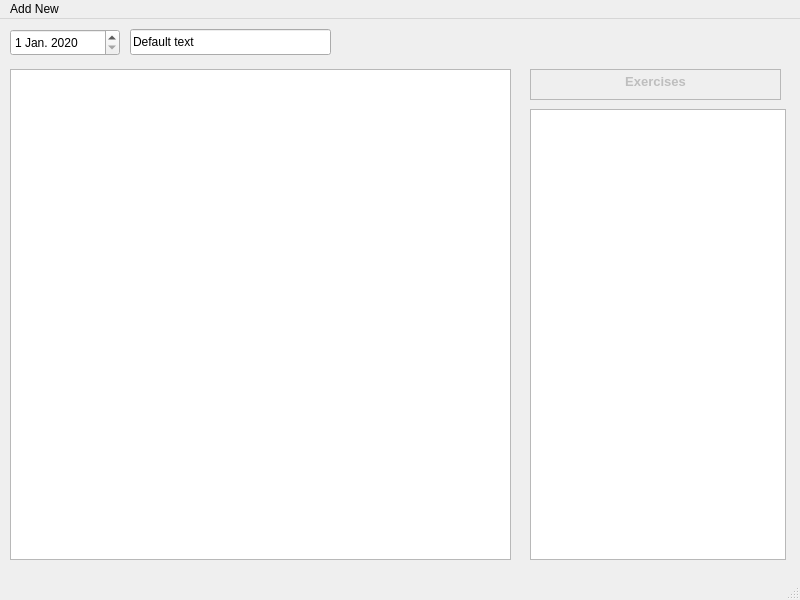
<?xml version="1.0" encoding="UTF-8"?>
<ui version="4.0">
 <class>MainWindow</class>
 <widget class="QMainWindow" name="MainWindow">
  <property name="geometry">
   <rect>
    <x>0</x>
    <y>0</y>
    <width>800</width>
    <height>600</height>
   </rect>
  </property>
  <property name="windowTitle">
   <string>MainWindow</string>
  </property>
  <widget class="QWidget" name="centralwidget">
   <widget class="QDateEdit" name="dateSearch">
    <property name="geometry">
     <rect>
      <x>10</x>
      <y>10</y>
      <width>110</width>
      <height>27</height>
     </rect>
    </property>
    <property name="locale">
     <locale language="German" country="Germany"/>
    </property>
    <property name="dateTime">
     <datetime>
      <hour>0</hour>
      <minute>0</minute>
      <second>0</second>
      <year>2020</year>
      <month>1</month>
      <day>1</day>
     </datetime>
    </property>
   </widget>
   <widget class="QTableView" name="tableHistory">
    <property name="geometry">
     <rect>
      <x>10</x>
      <y>50</y>
      <width>501</width>
      <height>491</height>
     </rect>
    </property>
   </widget>
   <widget class="QLineEdit" name="lineEdit">
    <property name="geometry">
     <rect>
      <x>130</x>
      <y>10</y>
      <width>201</width>
      <height>26</height>
     </rect>
    </property>
    <property name="text">
     <string>Default text</string>
    </property>
   </widget>
   <widget class="QListWidget" name="listExercises">
    <property name="enabled">
     <bool>true</bool>
    </property>
    <property name="geometry">
     <rect>
      <x>530</x>
      <y>90</y>
      <width>256</width>
      <height>451</height>
     </rect>
    </property>
   </widget>
   <widget class="QTextEdit" name="textEdit">
    <property name="enabled">
     <bool>false</bool>
    </property>
    <property name="geometry">
     <rect>
      <x>530</x>
      <y>50</y>
      <width>251</width>
      <height>31</height>
     </rect>
    </property>
    <property name="html">
     <string>&lt;!DOCTYPE HTML PUBLIC &quot;-//W3C//DTD HTML 4.0//EN&quot; &quot;http://www.w3.org/TR/REC-html40/strict.dtd&quot;&gt;
&lt;html&gt;&lt;head&gt;&lt;meta name=&quot;qrichtext&quot; content=&quot;1&quot; /&gt;&lt;style type=&quot;text/css&quot;&gt;
p, li { white-space: pre-wrap; }
&lt;/style&gt;&lt;/head&gt;&lt;body style=&quot; font-family:'Noto Sans, '; font-size:10pt; font-weight:400; font-style:normal;&quot;&gt;
&lt;p align=&quot;center&quot; style=&quot; margin-top:0px; margin-bottom:0px; margin-left:0px; margin-right:0px; -qt-block-indent:0; text-indent:0px;&quot;&gt;&lt;span style=&quot; font-weight:600;&quot;&gt;Exercises&lt;/span&gt;&lt;/p&gt;&lt;/body&gt;&lt;/html&gt;</string>
    </property>
   </widget>
  </widget>
  <widget class="QMenuBar" name="menubar">
   <property name="geometry">
    <rect>
     <x>0</x>
     <y>0</y>
     <width>800</width>
     <height>23</height>
    </rect>
   </property>
   <widget class="QMenu" name="menuAdd_New">
    <property name="title">
     <string>Add New</string>
    </property>
    <addaction name="actionWorkout"/>
   </widget>
   <addaction name="menuAdd_New"/>
  </widget>
  <widget class="QStatusBar" name="statusbar"/>
  <action name="actionWorkout">
   <property name="text">
    <string>Workout</string>
   </property>
  </action>
 </widget>
 <resources/>
 <connections/>
</ui>
